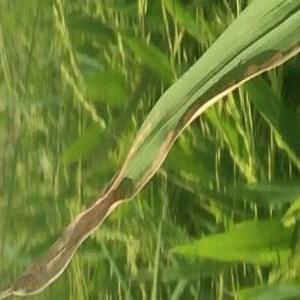
#> input picture Testing_Split/Bacterial Blight Disease/BB (20).jpg, 300 x 300 px
$ python -i predict.py   (imports and definitions only)   (older library calls are emulated)
#> lines starting #> are read from the running program, lines starting #| are printed output that depends on the picture
import cv2
import os
import sys
import numpy as np
import pickle
import warnings

# --- 1. Import Feature Extraction Dependencies ---
try:
    from skimage.feature import hog, graycomatrix, graycoprops, local_binary_pattern
except ImportError:
    print("Error: scikit-image not found. Please install it: pip install scikit-image")
    sys.exit(1)

# Suppress warnings
# [12 lines not run here, left out]


# --- 3. Feature Extraction Functions (MUST match train.py) ---
def extract_hog(img):
    hog_features, _ = hog(img, orientations=9, pixels_per_cell=(8, 8),
                          cells_per_block=(2, 2), block_norm='L2-Hys',
                          visualize=True, transform_sqrt=True)
    return hog_features

def extract_glcm_features(img):
    glcm = graycomatrix(img, distances=[5], angles=[0], levels=256, symmetric=True, normed=True)
    features = [
        graycoprops(glcm, 'contrast')[0, 0],
        graycoprops(glcm, 'dissimilarity')[0, 0],
        graycoprops(glcm, 'homogeneity')[0, 0],
        graycoprops(glcm, 'energy')[0, 0],
        graycoprops(glcm, 'correlation')[0, 0]
    ]
    return features

def extract_lbp_features(img):
    lbp = local_binary_pattern(img, P=8, R=1, method='uniform')
    (hist, _) = np.histogram(lbp.ravel(),
                             bins=np.arange(0, 11),
                             range=(0, 10))
    hist = hist.astype("float")
    hist /= (hist.sum() + 1e-6)
    return hist

def extract_statistical_features(img):
    mean = np.mean(img)
    var = np.var(img)
    skew = np.mean((img - mean)**3) / (np.std(img)**3 + 1e-6)
    kurt = np.mean((img - mean)**4) / (np.std(img)**4 + 1e-6)

    hist = np.histogram(img.ravel(), 256, [0,256])[0]
    hist_norm = hist.astype("float") / (hist.sum() + 1e-6)
    entropy = -np.sum(hist_norm * np.log2(hist_norm + 1e-6))

    return [mean, var, skew, kurt, entropy]

def extract_features_from_image(img_path):
    img = cv2.imread(img_path, cv2.IMREAD_GRAYSCALE)
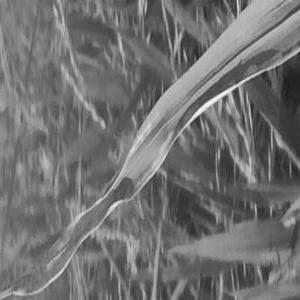
#> img: shape (300, 300); min 26, max 255, mean 112.9
    if img is None:
        print(f"Error: Could not read image {img_path}.")
        return None

    img = cv2.resize(img, (128, 128))
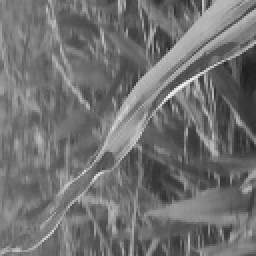
#> img: shape (128, 128) (shown 2 times larger); min 31, max 249, mean 112.7

    hog_f = extract_hog(img)
#> in extract_hog, `hog_features, _ = hog(img, orientations=9, pixels_per_cell=(8, 8), cel..`: hog_features = 8100 values, max 0.465 at index 992, min 0 at index 13, mean 0.134
#> hog_f has the same summary as hog_features in extract_hog
    glcm_f = extract_glcm_features(img)
#> in extract_glcm_features, `features = [ graycoprops(glcm, 'contrast')[0, 0], graycoprops(glcm, 'd..`: features = [1210.2, 25.18, 0.049, 0.0122, 0.355]
#> glcm_f = [1210.2, 25.18, 0.049, 0.0122, 0.355]
    lbp_f = extract_lbp_features(img)
#> in extract_lbp_features, `lbp = local_binary_pattern(img, P=8, R=1, method='uniform')`:
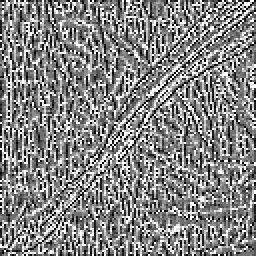
#> lbp: shape (128, 128) float64 (shown 2 times larger); min 0, max 9, mean 4.7; drawn with min black and max white
#> in extract_lbp_features, `(hist, _) = np.histogram(lbp.ravel(), bins=np.arange(0, 11), range=(0,..`: hist = [971, 1701, 1000, 1665, 2980, 2099, 1185, 1525, 1271, 1987]
#> in extract_lbp_features, `hist /= (hist.sum() + 1e-6)`: hist = [0.0593, 0.104, 0.061, 0.102, 0.182, 0.128, 0.0723, 0.0931, 0.0776, 0.121]
#> lbp_f has the same summary as hist in extract_lbp_features
    stat_f = extract_statistical_features(img)
#> in extract_statistical_features, `mean = np.mean(img)`: mean = 112.7
#> in extract_statistical_features, `var = np.var(img)`: var = 949.5
#> in extract_statistical_features, `skew = np.mean((img - mean)**3) / (np.std(img)**3 + 1e-6)`: skew = 0.37
#> in extract_statistical_features, `kurt = np.mean((img - mean)**4) / (np.std(img)**4 + 1e-6)`: kurt = 3.17
#> in extract_statistical_features, `hist = np.histogram(img.ravel(), 256, [0,256])[0]`: hist = 256 values, max 262 at index 103, min 0 at index 0, mean 64
#> in extract_statistical_features, `hist_norm = hist.astype("float") / (hist.sum() + 1e-6)`: hist_norm = 256 values, max 0.016 at index 103, min 0 at index 0, mean 0.00391
#> in extract_statistical_features, `entropy = -np.sum(hist_norm * np.log2(hist_norm + 1e-6))`: entropy = 6.94
#> stat_f = [112.7, 949.5, 0.37, 3.17, 6.94]

    combined = np.hstack([hog_f, glcm_f, lbp_f, stat_f])
#> combined = 8120 values, max 1210.2 at index 8100, min 0 at index 13, mean 0.418
    return combined

# --- 4. Load the Saved Pipeline ---
PIPELINE_FILENAME = "mlp_pipeline.pkl"

# [29 lines not run here, left out]

image_path_to_predict = sys.argv[1]

# [36 lines not run here, left out]

>>> result = extract_features_from_image('Testing_Split/Bacterial Blight Disease/BB (20).jpg')
#> result has the same summary as combined in extract_features_from_image

$ run again, on Testing_Split/Bacterial Blight Disease/BB (27).jpg
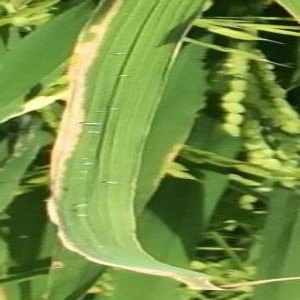
#> input picture Testing_Split/Bacterial Blight Disease/BB (27).jpg, 300 x 300 px
#> in extract_features_from_image, `img = cv2.resize(img, (128, 128))`:
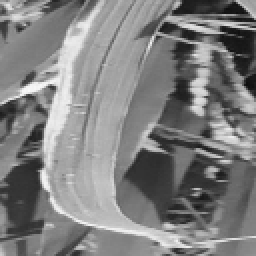
#> img: shape (128, 128) (shown 2 times larger); min 13, max 249, mean 127.1
#> hog_features = 8100 values, max 0.489 at index 7816, min 0 at index 70, mean 0.126
#> hog_f has the same summary as hog_features in extract_hog
#> features = [2282.3, 32.74, 0.065, 0.0106, 0.552]
#> in extract_lbp_features, `lbp = local_binary_pattern(img, P=8, R=1, method='uniform')`:
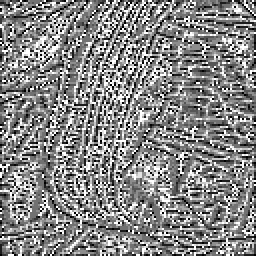
#> lbp: shape (128, 128) float64 (shown 2 times larger); min 0, max 9, mean 4.75; drawn with min black and max white
#> in extract_lbp_features, `(hist, _) = np.histogram(lbp.ravel(), bins=np.arange(0, 11), range=(0,..`: hist = [879, 1420, 913, 1853, 3349, 2039, 1262, 1388, 1311, 1970]
#> in extract_lbp_features, `hist /= (hist.sum() + 1e-6)`: hist = [0.0536, 0.0867, 0.0557, 0.113, 0.204, 0.124, 0.077, 0.0847, 0.08, 0.12]
#> lbp_f has the same summary as hist in extract_lbp_features
#> mean = 127.1
#> var = 2534.4
#> skew = -0.0844
#> kurt = 2.34
#> in extract_statistical_features, `hist = np.histogram(img.ravel(), 256, [0,256])[0]`: hist = 256 values, max 190 at index 128, min 0 at index 0, mean 64
#> hist_norm = 256 values, max 0.0116 at index 128, min 0 at index 0, mean 0.00391
#> entropy = 7.55
#> stat_f = [127.1, 2534.4, -0.0844, 2.34, 7.55]
#> combined = 8120 values, max 2534.4 at index 8116, min -0.0844 at index 8117, mean 0.74
#> result has the same summary as combined in extract_features_from_image

$ run again, on Testing_Split/Bacterial Blight Disease/BB (30).jpg
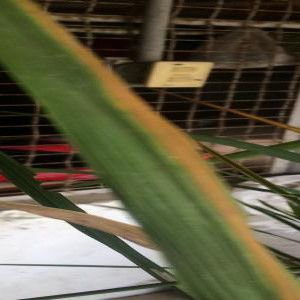
#> input picture Testing_Split/Bacterial Blight Disease/BB (30).jpg, 300 x 300 px
#> in extract_features_from_image, `img = cv2.resize(img, (128, 128))`:
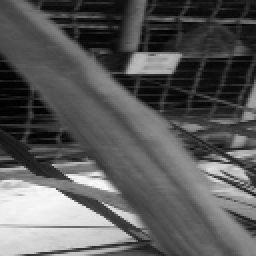
#> img: shape (128, 128) (shown 2 times larger); min 0, max 251, mean 90.6
#> hog_features = 8100 values, max 0.674 at index 7150, min 0 at index 10, mean 0.118
#> hog_f has the same summary as hog_features in extract_hog
#> features = [1334.1, 22.44, 0.0888, 0.0119, 0.821]
#> in extract_lbp_features, `lbp = local_binary_pattern(img, P=8, R=1, method='uniform')`:
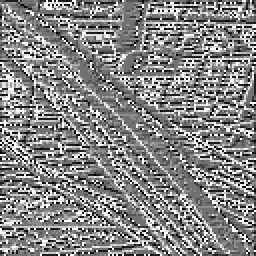
#> lbp: shape (128, 128) float64 (shown 2 times larger); min 0, max 9, mean 4.72; drawn with min black and max white
#> in extract_lbp_features, `(hist, _) = np.histogram(lbp.ravel(), bins=np.arange(0, 11), range=(0,..`: hist = [691, 1537, 754, 1844, 3776, 2305, 1031, 1401, 1239, 1806]
#> in extract_lbp_features, `hist /= (hist.sum() + 1e-6)`: hist = [0.0422, 0.0938, 0.046, 0.113, 0.23, 0.141, 0.0629, 0.0855, 0.0756, 0.11]
#> lbp_f has the same summary as hist in extract_lbp_features
#> mean = 90.63
#> var = 3784.5
#> skew = 0.832
#> kurt = 3.05
#> in extract_statistical_features, `hist = np.histogram(img.ravel(), 256, [0,256])[0]`: hist = 256 values, max 180 at index 84, min 0 at index 248, mean 64
#> hist_norm = 256 values, max 0.011 at index 84, min 0 at index 248, mean 0.00391
#> entropy = 7.64
#> stat_f = [90.63, 3784.5, 0.832, 3.05, 7.64]
#> combined = 8120 values, max 3784.5 at index 8116, min 0 at index 10, mean 0.763
#> result has the same summary as combined in extract_features_from_image

$ run again, on Testing_Split/Bacterial Blight Disease/BB (32).jpg
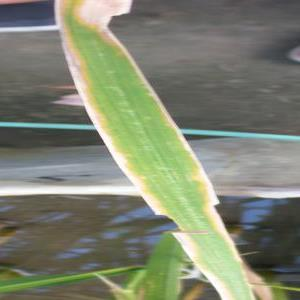
#> input picture Testing_Split/Bacterial Blight Disease/BB (32).jpg, 300 x 300 px
#> in extract_features_from_image, `img = cv2.resize(img, (128, 128))`:
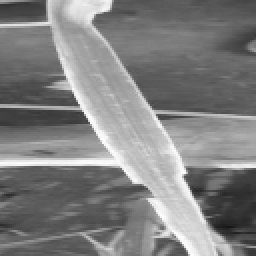
#> img: shape (128, 128) (shown 2 times larger); min 22, max 255, mean 128.1
#> hog_features = 8100 values, max 0.681 at index 544, min 0 at index 1, mean 0.114
#> hog_f has the same summary as hog_features in extract_hog
#> features = [1140.4, 17.98, 0.135, 0.0171, 0.762]
#> in extract_lbp_features, `lbp = local_binary_pattern(img, P=8, R=1, method='uniform')`:
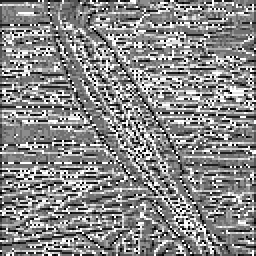
#> lbp: shape (128, 128) float64 (shown 2 times larger); min 0, max 9, mean 4.8; drawn with min black and max white
#> in extract_lbp_features, `(hist, _) = np.histogram(lbp.ravel(), bins=np.arange(0, 11), range=(0,..`: hist = [564, 1607, 671, 1568, 3869, 2470, 1043, 1517, 1322, 1753]
#> in extract_lbp_features, `hist /= (hist.sum() + 1e-6)`: hist = [0.0344, 0.0981, 0.041, 0.0957, 0.236, 0.151, 0.0637, 0.0926, 0.0807, 0.107]
#> lbp_f has the same summary as hist in extract_lbp_features
#> mean = 128.1
#> var = 2395.2
#> skew = 0.637
#> kurt = 2.48
#> in extract_statistical_features, `hist = np.histogram(img.ravel(), 256, [0,256])[0]`: hist = 256 values, max 306 at index 94, min 0 at index 0, mean 64
#> hist_norm = 256 values, max 0.0187 at index 94, min 0 at index 0, mean 0.00391
#> entropy = 7.39
#> stat_f = [128.1, 2395.2, 0.637, 2.48, 7.39]
#> combined = 8120 values, max 2395.2 at index 8116, min 0 at index 1, mean 0.568
#> result has the same summary as combined in extract_features_from_image
